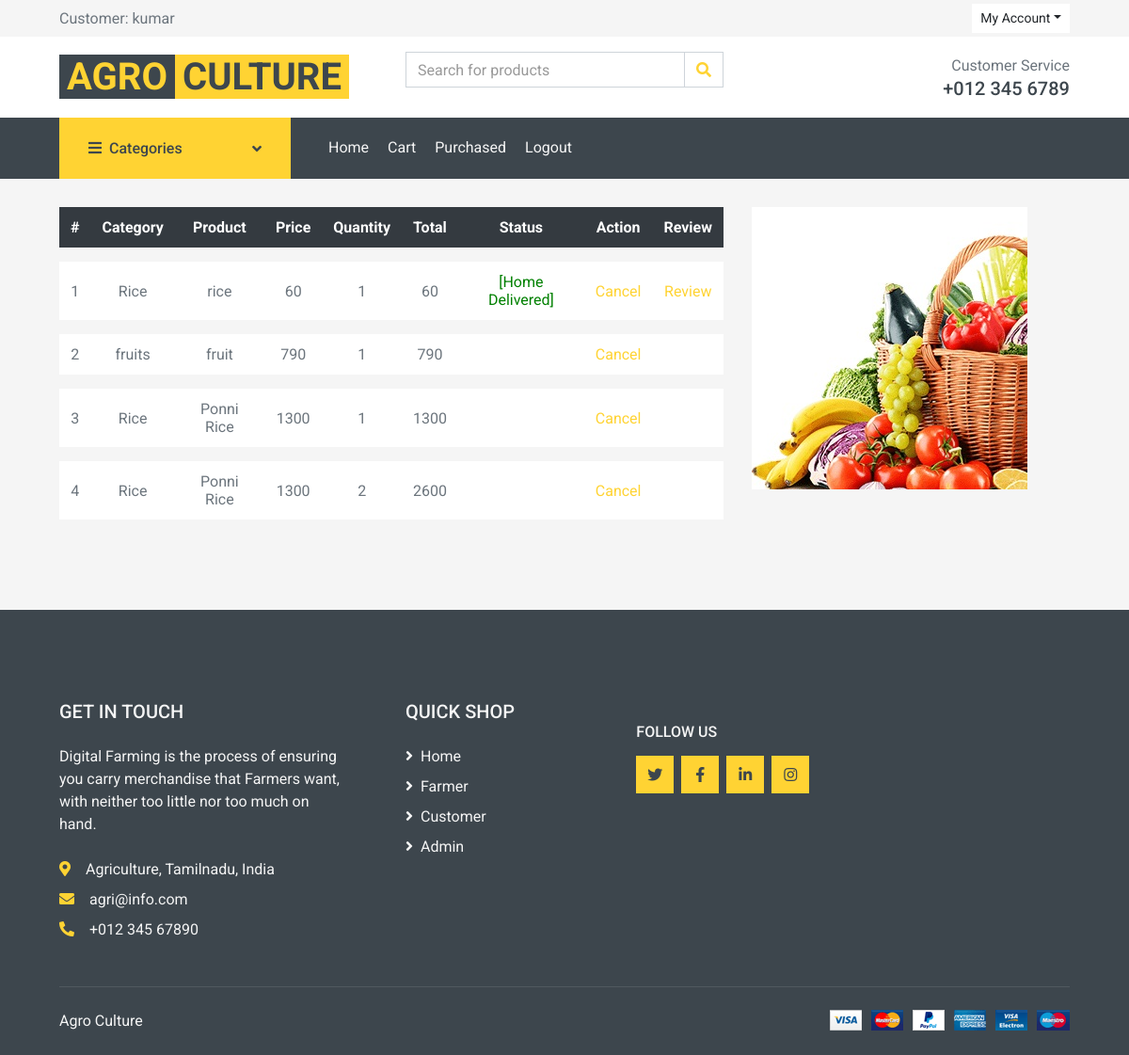
The app's page /purchase.php (signed in) with its own data.
### tables this page shows
CREATE TABLE `rt_cart` (
  `id` int(11) NOT NULL auto_increment,
  `uname` varchar(20) NOT NULL,
  `pid` int(11) NOT NULL,
  `status` int(11) NOT NULL,
  `rdate` varchar(20) NOT NULL,
  `price` int(11) NOT NULL,
  `category` varchar(30) NOT NULL,
  `quantity` int(11) NOT NULL,
  `uqut` varchar(40) NOT NULL,
  `amount` int(11) NOT NULL,
  `pname` varchar(40) NOT NULL,
  `retailer` varchar(20) NOT NULL,
  `deli_mode` varchar(40) NOT NULL,
  `shipping_address` varchar(40) NOT NULL,
  `d_status` varchar(40) NOT NULL,
  PRIMARY KEY  (`id`)
);

### purchase.php (the view, shortened to what this page needs)
<?php
include("include/dbconnect.php");
extract($_REQUEST);
$uname=$_SESSION['uname'];
$qry=mysqli_query($connect,"select * from rt_cart where uname='$uname' and status='1'");
?>
<html>
<head>
    <title><?php include("include/title.php"); ?></title>
    <link href="https://cdnjs.cloudflare.com/ajax/libs/font-awesome/5.10.0/css/all.min.css" rel="stylesheet">
    <link href="static/lib/animate/animate.min.css" rel="stylesheet">
    <link href="static/lib/owlcarousel/assets/owl.carousel.min.css" rel="stylesheet">
    <link href="static/css/style.css" rel="stylesheet">
</head>
<body>
    <div class="container-fluid">
        <div class="row bg-secondary py-1 px-xl-5">
            <div class="col-lg-6 d-none d-lg-block">
                <div class="d-inline-flex align-items-center h-100">
				Customer: <?php echo $uname; ?>
                </div>
            </div>
            <div class="col-lg-6 text-center text-lg-right">
                <div class="d-inline-flex align-items-center">
                    <div class="btn-group">
                        <button type="button" class="btn btn-sm btn-light dropdown-toggle" data-toggle="dropdown">My Account</button>
                    </div>
                </div>
            </div>
        </div>
        <div class="row align-items-center bg-light py-3 px-xl-5 d-none d-lg-flex">
            <div class="col-lg-4">
                <a href="" class="text-decoration-none">
                    <span class="h1 text-uppercase text-primary bg-dark px-2">Agro</span>
                    <span class="h1 text-uppercase text-dark bg-primary px-2 ml-n1"> Culture</span>
                </a>
            </div>
            <div class="col-lg-4 col-6 text-left">
                <form action="">
                    <div class="input-group">
                        <input type="text" class="form-control" placeholder="Search for products">
                        <div class="input-group-append">
                            <span class="input-group-text bg-transparent text-primary">
                                <i class="fa fa-search"></i>
                            </span>
                        </div>
                    </div>
                </form>
            </div>
            <div class="col-lg-4 col-6 text-right">
                <p class="m-0">Customer Service</p>
                <h5 class="m-0">+012 345 6789</h5>
            </div>
        </div>
    </div>
    <div class="container-fluid bg-dark mb-30">
        <div class="row px-xl-5">
            <div class="col-lg-3 d-none d-lg-block">
                <a class="btn d-flex align-items-center justify-content-between bg-primary w-100" data-toggle="collapse" href="#navbar-vertical" style="height: 65px; padding: 0 30px;">
                    <h6 class="text-dark m-0"><i class="fa fa-bars mr-2"></i>Categories</h6>
                    <i class="fa fa-angle-down text-dark"></i>
                </a>
            </div>
            <div class="col-lg-9">
                <nav class="navbar navbar-expand-lg bg-dark navbar-dark py-3 py-lg-0 px-0">
                    <div class="collapse navbar-collapse justify-content-between" id="navbarCollapse">
                        <div class="navbar-nav mr-auto py-0">
                        <a href="userhome.php" class="nav-item nav-link">Home</a>
                            <a href="cart.php" class="nav-item nav-link">Cart</a>
                            <a href="purchase.php" class="nav-item nav-link">Purchased</a>
							<a href="logout.php" class="nav-item nav-link">Logout</a>
                </nav>
                        </div>
                    </div>
            </div>
    <div class="container-fluid">
        <div class="row px-xl-5">
            <div class="col-lg-8 table-responsive mb-5">
                <table class="table table-light table-borderless table-hover text-center mb-0">
                    <thead class="thead-dark">
                        <tr>
							<th>#</th>
                            <th>Category</th>
                            <th>Product</th>
                            <th>Price</th>
                            <th>Quantity</th>
                            <th>Total</th>
                            <th>Status</th>
                            <th>Action</th>
                            <th>Review</th>
                        </tr>
                    </thead>
                    <tbody class="align-middle">
						<?php
						$i=0;
						while($row=mysqli_fetch_array($qry))
						{
						$i++;
						?>
                        <tr>
                            <td class="align-middle"><?php echo $i; ?></td>
                            <td class="align-middle"><?php echo $row['category']; ?></td>
                            <td class="align-middle"><?php echo $row['pname']; ?></td>
                            <td class="align-middle"><?php echo $row['price']; ?></td>
                            <td class="align-middle"><?php echo $row['uqut'];?></td>
                            <td class="align-middle"><?php echo $row['amount'];?></td>
                            <td>
							<?php
							if($row['d_status']=="1")
							{
							echo '<span style="color:green">[Home Delivered]</span>';
							}
							else
							{
								if($row['d_status']=='2')
								{
								echo '<span style="color:#FF0000">[Form Shopping]</span>';
								}
							}
							?>
							</td>
                            <td class="align-middle">
								<a href="purchase.php?act=del&id=<?php echo $row['id']; ?>">Cancel</a>
							</td>
                            <td class="align-middle">
                            <?php
							if($row['d_status']=="1")
							{
                                ?>
								<a href="review.php?rid=<?php echo $row['id']; ?>&pid=<?php echo $row['pid'];?>">Review</a>
                            <?php
							}
							?>
                            </td>
                        </tr>
                     	<?php
						}
						?>
                    </tbody>
                </table>
            </div>
            <div class="col-lg-4">
                <img src="static/img/sh1.jpg" class="img-fluid">
            </div>
        </div>
    </div>
    <div class="container-fluid bg-dark text-secondary mt-5 pt-5">
        <div class="row px-xl-5 pt-5">
            <div class="col-lg-4 col-md-12 mb-5 pr-3 pr-xl-5">
                <h5 class="text-secondary text-uppercase mb-4">Get In Touch</h5>
                <p class="mb-4">Digital Farming is the process of ensuring you carry merchandise that Farmers want, with neither too little nor too much on hand.</p>
                <p class="mb-2"><i class="fa fa-map-marker-alt text-primary mr-3"></i>Agriculture, Tamilnadu, India</p>
                <p class="mb-2"><i class="fa fa-envelope text-primary mr-3"></i>agri@info.com</p>
                <p class="mb-0"><i class="fa fa-phone-alt text-primary mr-3"></i>+012 345 67890</p>
            </div>
            <div class="col-lg-8 col-md-12">
                <div class="row">
                    <div class="col-md-4 mb-5">
                        <h5 class="text-secondary text-uppercase mb-4">Quick Shop</h5>
                        <div class="d-flex flex-column justify-content-start">
                            <a class="text-secondary mb-2" href="/"><i class="fa fa-angle-right mr-2"></i>Home</a>
                            <a class="text-secondary mb-2" href="/login"><i class="fa fa-angle-right mr-2"></i>Farmer</a>
                            <a class="text-secondary mb-2" href="/login_cus"><i class="fa fa-angle-right mr-2"></i>Customer</a>
                            <a class="text-secondary mb-2" href="/login_admin"><i class="fa fa-angle-right mr-2"></i>Admin</a>
                        </div>
                    </div>
                    <div class="col-md-4 mb-5">
                        <h6 class="text-secondary text-uppercase mt-4 mb-3">Follow Us</h6>
                        <div class="d-flex">
                            <a class="btn btn-primary btn-square mr-2" href="#"><i class="fab fa-twitter"></i></a>
                            <a class="btn btn-primary btn-square mr-2" href="#"><i class="fab fa-facebook-f"></i></a>
                            <a class="btn btn-primary btn-square mr-2" href="#"><i class="fab fa-linkedin-in"></i></a>
                            <a class="btn btn-primary btn-square" href="#"><i class="fab fa-instagram"></i></a>
                        </div>
                    </div>
                </div>
            </div>
        </div>
        <div class="row border-top mx-xl-5 py-4" style="border-color: rgba(256, 256, 256, .1) !important;">
            <div class="col-md-6 px-xl-0">
                <p class="mb-md-0 text-center text-md-left text-secondary">
                   <?php include("include/title.php"); ?><a class="text-primary" href="#"></a>
                    <br> <a href="https://themewagon.com" target="_blank"></a>
                </p>
            </div>
            <div class="col-md-6 px-xl-0 text-center text-md-right">
                <img class="img-fluid" src="static/img/payments.png" alt="">
            </div>
        </div>
    </div>
</body>
</html>

### records on screen
rt_cart: category "Rice", pname "rice", price "60", uqut "1", amount "60", d_status "[Home Delivered]"
rt_cart: category "fruits", pname "fruit", price "790", uqut "1", amount "790"
rt_cart: category "Rice", pname "Ponni Rice", price "1300", uqut "1", amount "1300"
rt_cart: category "Rice", pname "Ponni Rice", price "1300", uqut "2", amount "2600"

### other values on screen
$uname "kumar"
